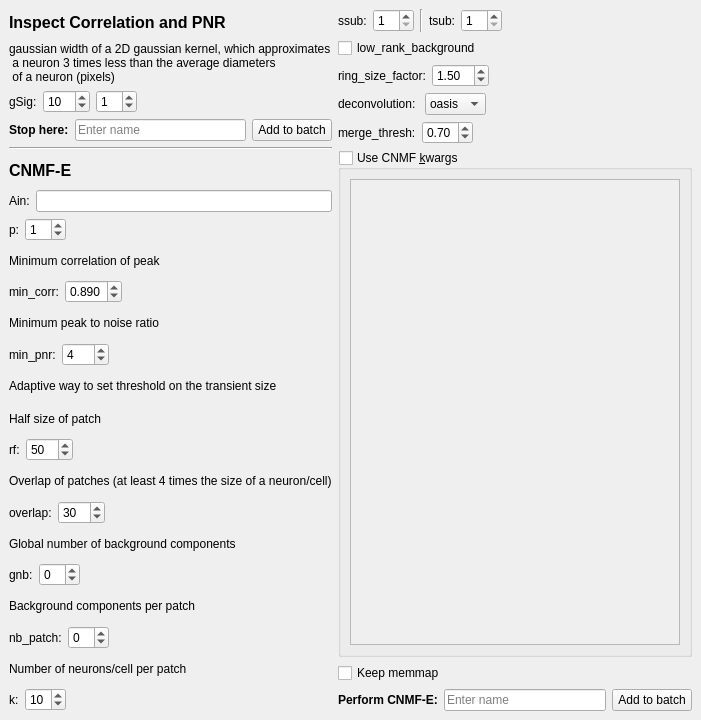
<?xml version="1.0" encoding="UTF-8"?>
<ui version="4.0">
 <class>CNMFEDockWidget</class>
 <widget class="QDockWidget" name="CNMFEDockWidget">
  <property name="windowModality">
   <enum>Qt::NonModal</enum>
  </property>
  <property name="geometry">
   <rect>
    <x>0</x>
    <y>0</y>
    <width>701</width>
    <height>720</height>
   </rect>
  </property>
  <property name="floating">
   <bool>true</bool>
  </property>
  <property name="windowTitle">
   <string>CNMF-E Params</string>
  </property>
  <widget class="QWidget" name="dockWidgetContents">
   <layout class="QFormLayout" name="formLayout">
    <item row="0" column="0">
     <layout class="QVBoxLayout" name="verticalLayout_2">
      <item>
       <widget class="QLabel" name="label_5">
        <property name="font">
         <font>
          <pointsize>12</pointsize>
          <weight>75</weight>
          <bold>true</bold>
         </font>
        </property>
        <property name="toolTip">
         <string>Compute some summary images (correlation and peak to noise ratio)</string>
        </property>
        <property name="text">
         <string>Inspect Correlation and PNR</string>
        </property>
       </widget>
      </item>
      <item>
       <widget class="QLabel" name="label_2">
        <property name="text">
         <string>gaussian width of a 2D gaussian kernel, which approximates 
 a neuron 3 times less than the average diameters
 of a neuron (pixels)</string>
        </property>
       </widget>
      </item>
      <item>
       <layout class="QHBoxLayout" name="horizontalLayout">
        <item>
         <widget class="QLabel" name="label">
          <property name="text">
           <string>gSig:</string>
          </property>
         </widget>
        </item>
        <item>
         <widget class="QSpinBox" name="spinBoxGSig">
          <property name="minimum">
           <number>2</number>
          </property>
          <property name="maximum">
           <number>998</number>
          </property>
          <property name="singleStep">
           <number>1</number>
          </property>
          <property name="value">
           <number>10</number>
          </property>
         </widget>
        </item>
        <item>
         <widget class="QSpinBox" name="spinBoxDownsample">
          <property name="value">
           <number>1</number>
          </property>
         </widget>
        </item>
        <item>
         <spacer name="horizontalSpacer">
          <property name="orientation">
           <enum>Qt::Horizontal</enum>
          </property>
          <property name="sizeHint" stdset="0">
           <size>
            <width>40</width>
            <height>20</height>
           </size>
          </property>
         </spacer>
        </item>
       </layout>
      </item>
      <item>
       <layout class="QHBoxLayout" name="horizontalLayout_3">
        <item>
         <widget class="QLabel" name="label_9">
          <property name="font">
           <font>
            <weight>75</weight>
            <bold>true</bold>
           </font>
          </property>
          <property name="text">
           <string>Stop here:</string>
          </property>
         </widget>
        </item>
        <item>
         <widget class="QLineEdit" name="lineEdCorrPNRName">
          <property name="placeholderText">
           <string>Enter name</string>
          </property>
         </widget>
        </item>
        <item>
         <widget class="QPushButton" name="btnAddToBatchCorrPNR">
          <property name="text">
           <string>Add to batch</string>
          </property>
         </widget>
        </item>
       </layout>
      </item>
      <item>
       <widget class="Line" name="line_2">
        <property name="orientation">
         <enum>Qt::Horizontal</enum>
        </property>
       </widget>
      </item>
      <item>
       <widget class="QLabel" name="label_20">
        <property name="font">
         <font>
          <pointsize>12</pointsize>
          <weight>75</weight>
          <bold>true</bold>
         </font>
        </property>
        <property name="text">
         <string>CNMF-E</string>
        </property>
       </widget>
      </item>
      <item>
       <layout class="QHBoxLayout" name="horizontalLayout_2">
        <item>
         <widget class="QLabel" name="label_3">
          <property name="text">
           <string>Ain:</string>
          </property>
         </widget>
        </item>
        <item>
         <widget class="QLineEdit" name="lineEditAin"/>
        </item>
       </layout>
      </item>
      <item>
       <layout class="QHBoxLayout" name="horizontalLayout_12">
        <item>
         <widget class="QLabel" name="label_19">
          <property name="text">
           <string>p:</string>
          </property>
         </widget>
        </item>
        <item>
         <widget class="QSpinBox" name="spinBox_p">
          <property name="value">
           <number>1</number>
          </property>
         </widget>
        </item>
        <item>
         <spacer name="horizontalSpacer_3">
          <property name="orientation">
           <enum>Qt::Horizontal</enum>
          </property>
          <property name="sizeHint" stdset="0">
           <size>
            <width>40</width>
            <height>20</height>
           </size>
          </property>
         </spacer>
        </item>
       </layout>
      </item>
      <item>
       <widget class="QLabel" name="label_7">
        <property name="text">
         <string>Minimum correlation of peak</string>
        </property>
       </widget>
      </item>
      <item>
       <layout class="QHBoxLayout" name="horizontalLayout_6">
        <item>
         <widget class="QLabel" name="label_8">
          <property name="text">
           <string>min_corr:</string>
          </property>
         </widget>
        </item>
        <item>
         <widget class="QDoubleSpinBox" name="doubleSpinBoxMinCorr">
          <property name="decimals">
           <number>3</number>
          </property>
          <property name="maximum">
           <double>1.000000000000000</double>
          </property>
          <property name="singleStep">
           <double>0.005000000000000</double>
          </property>
          <property name="value">
           <double>0.890000000000000</double>
          </property>
         </widget>
        </item>
        <item>
         <spacer name="horizontalSpacer_4">
          <property name="orientation">
           <enum>Qt::Horizontal</enum>
          </property>
          <property name="sizeHint" stdset="0">
           <size>
            <width>40</width>
            <height>20</height>
           </size>
          </property>
         </spacer>
        </item>
       </layout>
      </item>
      <item>
       <widget class="QLabel" name="label_11">
        <property name="text">
         <string>Minimum peak to noise ratio</string>
        </property>
       </widget>
      </item>
      <item>
       <layout class="QHBoxLayout" name="horizontalLayout_7">
        <item>
         <widget class="QLabel" name="label_10">
          <property name="text">
           <string>min_pnr:</string>
          </property>
         </widget>
        </item>
        <item>
         <widget class="QSpinBox" name="spinBoxMinPNR">
          <property name="maximum">
           <number>999</number>
          </property>
          <property name="value">
           <number>4</number>
          </property>
         </widget>
        </item>
        <item>
         <spacer name="horizontalSpacer_5">
          <property name="orientation">
           <enum>Qt::Horizontal</enum>
          </property>
          <property name="sizeHint" stdset="0">
           <size>
            <width>40</width>
            <height>20</height>
           </size>
          </property>
         </spacer>
        </item>
       </layout>
      </item>
      <item>
       <widget class="QLabel" name="label_13">
        <property name="text">
         <string>Adaptive way to set threshold on the transient size</string>
        </property>
       </widget>
      </item>
      <item>
       <widget class="QLabel" name="label_24">
        <property name="text">
         <string>Half size of patch</string>
        </property>
       </widget>
      </item>
      <item>
       <layout class="QHBoxLayout" name="horizontalLayout_13">
        <item>
         <widget class="QLabel" name="label_21">
          <property name="text">
           <string>rf:</string>
          </property>
         </widget>
        </item>
        <item>
         <widget class="QSpinBox" name="spinBoxRf">
          <property name="maximum">
           <number>999</number>
          </property>
          <property name="value">
           <number>50</number>
          </property>
         </widget>
        </item>
        <item>
         <spacer name="horizontalSpacer_10">
          <property name="orientation">
           <enum>Qt::Horizontal</enum>
          </property>
          <property name="sizeHint" stdset="0">
           <size>
            <width>40</width>
            <height>20</height>
           </size>
          </property>
         </spacer>
        </item>
       </layout>
      </item>
      <item>
       <widget class="QLabel" name="label_25">
        <property name="text">
         <string>Overlap of patches (at least 4 times the size of a neuron/cell)</string>
        </property>
       </widget>
      </item>
      <item>
       <layout class="QHBoxLayout" name="horizontalLayout_18">
        <item>
         <widget class="QLabel" name="label_26">
          <property name="text">
           <string>overlap:</string>
          </property>
         </widget>
        </item>
        <item>
         <widget class="QSpinBox" name="spinBoxOverlap">
          <property name="maximum">
           <number>999</number>
          </property>
          <property name="value">
           <number>30</number>
          </property>
         </widget>
        </item>
        <item>
         <spacer name="horizontalSpacer_11">
          <property name="orientation">
           <enum>Qt::Horizontal</enum>
          </property>
          <property name="sizeHint" stdset="0">
           <size>
            <width>40</width>
            <height>20</height>
           </size>
          </property>
         </spacer>
        </item>
       </layout>
      </item>
      <item>
       <widget class="QLabel" name="label_28">
        <property name="text">
         <string>Global number of background components</string>
        </property>
       </widget>
      </item>
      <item>
       <layout class="QHBoxLayout" name="horizontalLayout_19">
        <item>
         <widget class="QLabel" name="label_27">
          <property name="text">
           <string>gnb:</string>
          </property>
         </widget>
        </item>
        <item>
         <widget class="QSpinBox" name="spinBoxGnb">
          <property name="minimum">
           <number>-1</number>
          </property>
          <property name="maximum">
           <number>99</number>
          </property>
          <property name="value">
           <number>0</number>
          </property>
         </widget>
        </item>
        <item>
         <spacer name="horizontalSpacer_12">
          <property name="orientation">
           <enum>Qt::Horizontal</enum>
          </property>
          <property name="sizeHint" stdset="0">
           <size>
            <width>40</width>
            <height>20</height>
           </size>
          </property>
         </spacer>
        </item>
       </layout>
      </item>
      <item>
       <widget class="QLabel" name="label_30">
        <property name="text">
         <string>Background components per patch</string>
        </property>
       </widget>
      </item>
      <item>
       <layout class="QHBoxLayout" name="horizontalLayout_20">
        <item>
         <widget class="QLabel" name="label_29">
          <property name="text">
           <string>nb_patch:</string>
          </property>
         </widget>
        </item>
        <item>
         <widget class="QSpinBox" name="spinBoxNb_patch">
          <property name="minimum">
           <number>-1</number>
          </property>
          <property name="value">
           <number>0</number>
          </property>
         </widget>
        </item>
        <item>
         <spacer name="horizontalSpacer_13">
          <property name="orientation">
           <enum>Qt::Horizontal</enum>
          </property>
          <property name="sizeHint" stdset="0">
           <size>
            <width>40</width>
            <height>20</height>
           </size>
          </property>
         </spacer>
        </item>
       </layout>
      </item>
      <item>
       <widget class="QLabel" name="label_32">
        <property name="text">
         <string>Number of neurons/cell per patch</string>
        </property>
       </widget>
      </item>
      <item>
       <layout class="QHBoxLayout" name="horizontalLayout_21">
        <item>
         <widget class="QLabel" name="label_31">
          <property name="text">
           <string>k:</string>
          </property>
         </widget>
        </item>
        <item>
         <widget class="QSpinBox" name="spinBoxK">
          <property name="minimum">
           <number>0</number>
          </property>
          <property name="value">
           <number>10</number>
          </property>
         </widget>
        </item>
        <item>
         <spacer name="horizontalSpacer_14">
          <property name="orientation">
           <enum>Qt::Horizontal</enum>
          </property>
          <property name="sizeHint" stdset="0">
           <size>
            <width>40</width>
            <height>20</height>
           </size>
          </property>
         </spacer>
        </item>
       </layout>
      </item>
     </layout>
    </item>
    <item row="0" column="1">
     <layout class="QVBoxLayout" name="verticalLayout">
      <item>
       <layout class="QHBoxLayout" name="horizontalLayout_23">
        <item>
         <widget class="QLabel" name="label_35">
          <property name="text">
           <string>ssub:</string>
          </property>
         </widget>
        </item>
        <item>
         <widget class="QSpinBox" name="spinBox_ssub">
          <property name="minimum">
           <number>1</number>
          </property>
          <property name="value">
           <number>1</number>
          </property>
         </widget>
        </item>
        <item>
         <widget class="Line" name="line">
          <property name="orientation">
           <enum>Qt::Vertical</enum>
          </property>
         </widget>
        </item>
        <item>
         <widget class="QLabel" name="label_36">
          <property name="text">
           <string>tsub:</string>
          </property>
         </widget>
        </item>
        <item>
         <widget class="QSpinBox" name="spinBox_tsub">
          <property name="minimum">
           <number>1</number>
          </property>
          <property name="singleStep">
           <number>1</number>
          </property>
          <property name="value">
           <number>1</number>
          </property>
         </widget>
        </item>
        <item>
         <spacer name="horizontalSpacer_17">
          <property name="orientation">
           <enum>Qt::Horizontal</enum>
          </property>
          <property name="sizeHint" stdset="0">
           <size>
            <width>40</width>
            <height>20</height>
           </size>
          </property>
         </spacer>
        </item>
       </layout>
      </item>
      <item>
       <widget class="QCheckBox" name="checkBox_low_rank_background">
        <property name="text">
         <string>low_rank_background</string>
        </property>
       </widget>
      </item>
      <item>
       <layout class="QHBoxLayout" name="horizontalLayout_4">
        <item>
         <widget class="QLabel" name="label_6">
          <property name="text">
           <string>ring_size_factor:</string>
          </property>
         </widget>
        </item>
        <item>
         <widget class="QDoubleSpinBox" name="doubleSpinBox_ring_size_factor">
          <property name="singleStep">
           <double>0.100000000000000</double>
          </property>
          <property name="value">
           <double>1.500000000000000</double>
          </property>
         </widget>
        </item>
        <item>
         <spacer name="horizontalSpacer_9">
          <property name="orientation">
           <enum>Qt::Horizontal</enum>
          </property>
          <property name="sizeHint" stdset="0">
           <size>
            <width>40</width>
            <height>20</height>
           </size>
          </property>
         </spacer>
        </item>
       </layout>
      </item>
      <item>
       <layout class="QHBoxLayout" name="horizontalLayout_5">
        <item>
         <widget class="QLabel" name="label_4">
          <property name="text">
           <string>deconvolution: </string>
          </property>
         </widget>
        </item>
        <item>
         <widget class="QComboBox" name="comboBoxDeconv">
          <item>
           <property name="text">
            <string>oasis</string>
           </property>
          </item>
          <item>
           <property name="text">
            <string>cvxpy</string>
           </property>
          </item>
          <item>
           <property name="text">
            <string>SKIP</string>
           </property>
          </item>
         </widget>
        </item>
        <item>
         <spacer name="horizontalSpacer_2">
          <property name="orientation">
           <enum>Qt::Horizontal</enum>
          </property>
          <property name="sizeHint" stdset="0">
           <size>
            <width>40</width>
            <height>20</height>
           </size>
          </property>
         </spacer>
        </item>
       </layout>
      </item>
      <item>
       <layout class="QHBoxLayout" name="horizontalLayout_14">
        <item>
         <widget class="QLabel" name="label_22">
          <property name="text">
           <string>merge_thresh:</string>
          </property>
         </widget>
        </item>
        <item>
         <widget class="QDoubleSpinBox" name="doubleSpinBoxMergeThresh">
          <property name="maximum">
           <double>1.000000000000000</double>
          </property>
          <property name="singleStep">
           <double>0.050000000000000</double>
          </property>
          <property name="value">
           <double>0.700000000000000</double>
          </property>
         </widget>
        </item>
        <item>
         <spacer name="horizontalSpacer_15">
          <property name="orientation">
           <enum>Qt::Horizontal</enum>
          </property>
          <property name="sizeHint" stdset="0">
           <size>
            <width>40</width>
            <height>20</height>
           </size>
          </property>
         </spacer>
        </item>
       </layout>
      </item>
      <item>
       <widget class="QGroupBox" name="groupBox_cnmf_kwargs">
        <property name="toolTip">
         <string>You can enter additional kwargs to pass for CNMF instantiation.
Use single quotes for strings, do not use double quotes.</string>
        </property>
        <property name="statusTip">
         <string/>
        </property>
        <property name="title">
         <string>Use CNMF &amp;kwargs</string>
        </property>
        <property name="checkable">
         <bool>true</bool>
        </property>
        <property name="checked">
         <bool>false</bool>
        </property>
        <layout class="QVBoxLayout" name="verticalLayout_3">
         <item>
          <widget class="QPlainTextEdit" name="plainTextEdit_cnmf_kwargs">
           <property name="toolTip">
            <string>You can enter additional kwargs to pass for CNMF instantiation.
Use single quotes for strings, do not use double quotes.</string>
           </property>
          </widget>
         </item>
        </layout>
       </widget>
      </item>
      <item>
       <layout class="QHBoxLayout" name="horizontalLayout_8"/>
      </item>
      <item>
       <layout class="QHBoxLayout" name="horizontalLayout_9"/>
      </item>
      <item>
       <layout class="QHBoxLayout" name="horizontalLayout_10"/>
      </item>
      <item>
       <widget class="QCheckBox" name="checkBoxKeepMemmap">
        <property name="text">
         <string>Keep memmap</string>
        </property>
       </widget>
      </item>
      <item>
       <layout class="QHBoxLayout" name="horizontalLayout_11">
        <item>
         <widget class="QLabel" name="label_18">
          <property name="font">
           <font>
            <weight>75</weight>
            <bold>true</bold>
           </font>
          </property>
          <property name="text">
           <string>Perform CNMF-E:</string>
          </property>
         </widget>
        </item>
        <item>
         <widget class="QLineEdit" name="lineEdName">
          <property name="placeholderText">
           <string>Enter name</string>
          </property>
         </widget>
        </item>
        <item>
         <widget class="QPushButton" name="btnAddToBatchCNMFE">
          <property name="text">
           <string>Add to batch</string>
          </property>
         </widget>
        </item>
       </layout>
      </item>
     </layout>
    </item>
   </layout>
  </widget>
 </widget>
 <tabstops>
  <tabstop>spinBoxGSig</tabstop>
  <tabstop>lineEdCorrPNRName</tabstop>
  <tabstop>btnAddToBatchCorrPNR</tabstop>
  <tabstop>lineEditAin</tabstop>
  <tabstop>spinBox_p</tabstop>
  <tabstop>doubleSpinBoxMinCorr</tabstop>
  <tabstop>spinBoxMinPNR</tabstop>
  <tabstop>spinBoxRf</tabstop>
  <tabstop>spinBoxOverlap</tabstop>
  <tabstop>spinBoxGnb</tabstop>
  <tabstop>spinBoxNb_patch</tabstop>
  <tabstop>spinBoxK</tabstop>
  <tabstop>spinBox_ssub</tabstop>
  <tabstop>spinBox_tsub</tabstop>
  <tabstop>checkBox_low_rank_background</tabstop>
  <tabstop>doubleSpinBox_ring_size_factor</tabstop>
  <tabstop>comboBoxDeconv</tabstop>
  <tabstop>doubleSpinBoxMergeThresh</tabstop>
  <tabstop>groupBox_cnmf_kwargs</tabstop>
  <tabstop>plainTextEdit_cnmf_kwargs</tabstop>
  <tabstop>checkBoxKeepMemmap</tabstop>
  <tabstop>lineEdName</tabstop>
  <tabstop>btnAddToBatchCNMFE</tabstop>
 </tabstops>
 <resources/>
 <connections>
  <connection>
   <sender>lineEdName</sender>
   <signal>returnPressed()</signal>
   <receiver>btnAddToBatchCNMFE</receiver>
   <slot>click()</slot>
   <hints>
    <hint type="sourcelabel">
     <x>195</x>
     <y>881</y>
    </hint>
    <hint type="destinationlabel">
     <x>284</x>
     <y>872</y>
    </hint>
   </hints>
  </connection>
 </connections>
</ui>
